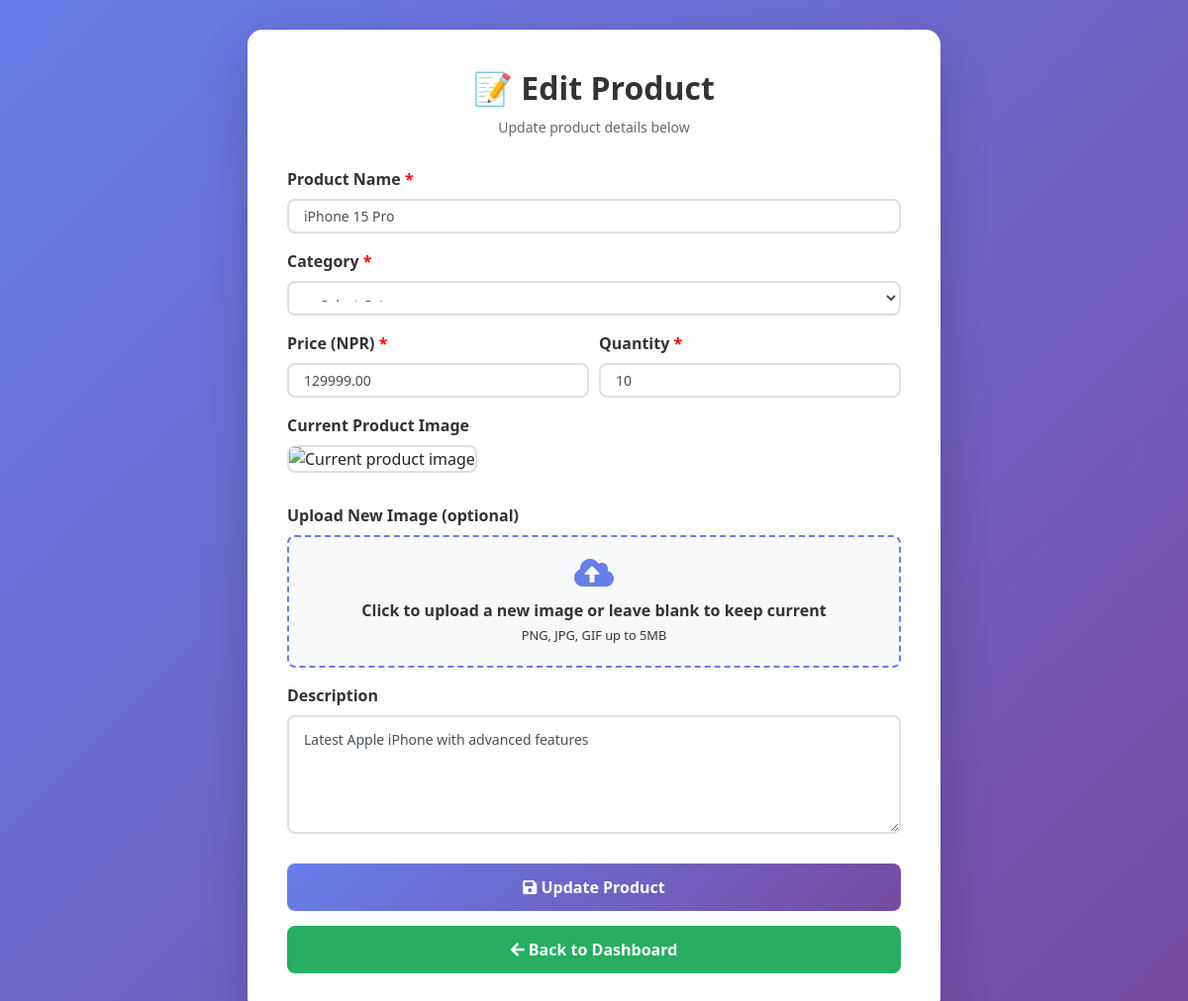
The app's page /edit_product.php?id=1 (signed in) with its own data.
### tables this page shows
CREATE TABLE product (
    id INT PRIMARY KEY AUTO_INCREMENT,
    name VARCHAR(100) NOT NULL,
    category VARCHAR(50),
    price DECIMAL(10, 2) NOT NULL,
    quantity INT DEFAULT 0,
    description TEXT,
    image VARCHAR(255),
    created_at TIMESTAMP DEFAULT CURRENT_TIMESTAMP,
    updated_at TIMESTAMP DEFAULT CURRENT_TIMESTAMP ON UPDATE CURRENT_TIMESTAMP
);

### edit_product.php (the view, shortened to what this page needs)
<?php
require_once "config.php";
$product_id = isset($_GET['id']) ? intval($_GET['id']) : 0;
$sql = "SELECT * FROM product WHERE id = ?";
$stmt = mysqli_prepare($conn, $sql);
mysqli_stmt_bind_param($stmt, "i", $product_id);
mysqli_stmt_execute($stmt);
$result = mysqli_stmt_get_result($stmt);
$product = mysqli_fetch_assoc($result);
?>
<!DOCTYPE html>
<html lang="en">
<head>
    <link rel="stylesheet" href="https://stackpath.bootstrapcdn.com/bootstrap/4.5.2/css/bootstrap.min.css">
    <link rel="stylesheet" href="https://cdnjs.cloudflare.com/ajax/libs/font-awesome/5.15.4/css/all.min.css">
</head>
<body>
    <div class="form-container">
        <div class="form-header">
            <h2>📝 Edit Product</h2>
            <p>Update product details below</p>
        </div>
        <form action="" method="post" enctype="multipart/form-data">
            <div class="form-group">
                <label for="name">Product Name <span style="color: red;">*</span></label>
                <input type="text" class="form-control" name="name" id="name"
                       value="<?php echo htmlspecialchars($product['name']); ?>" required>
            </div>
            <div class="form-group">
                <label for="category">Category <span style="color: red;">*</span></label>
                <select class="form-control" name="category" id="category" required>
                    <option value="">-- Select Category --</option>
                </select>
            </div>
            <div class="form-row">
                <div class="form-group col-md-6">
                    <label for="price">Price (NPR) <span style="color: red;">*</span></label>
                    <input type="number" class="form-control" name="price" id="price"
                           step="0.01" value="<?php echo $product['price']; ?>" required>
                </div>
                <div class="form-group col-md-6">
                    <label for="quantity">Quantity <span style="color: red;">*</span></label>
                    <input type="number" class="form-control" name="quantity" id="quantity"
                           value="<?php echo $product['quantity']; ?>" required>
                </div>
            </div>
            <div class="form-group">
                <label>Current Product Image</label>
                <div>
                    <img src="uploads/<?php echo htmlspecialchars($product['image']); ?>"
                         alt="Current product image" class="current-image">
                </div>
            </div>
            <div class="form-group">
                <label>Upload New Image (optional)</label>
                <div class="file-input-wrapper">
                    <label class="file-input-label" for="image">
                        <i class="fas fa-cloud-upload-alt"></i><br>
                        Click to upload a new image or leave blank to keep current<br>
                        <small>PNG, JPG, GIF up to 5MB</small>
                    </label>
                </div>
            </div>
            <div class="form-group">
                <label for="description">Description</label>
                <textarea class="form-control" name="description" id="description"><?php echo htmlspecialchars($product['description']); ?></textarea>
            </div>
            <div class="button-group">
                <button type="submit" class="btn-submit">
                    <i class="fas fa-save"></i> Update Product
                </button>
            </div>
            <a href="user_dashboard.php" class="back-btn">
                <i class="fas fa-arrow-left"></i> Back to Dashboard
            </a>
        </form>
    </div>
</body>
</html>

### edit_product.php (style rules this page uses)
* { margin: 0; padding: 0; box-sizing: border-box; }
body { background: linear-gradient(135deg, #667eea 0%, #764ba2 100%); min-height: 100vh; font-family: 'Segoe UI', Tahoma, Geneva, Verdana, sans-serif; padding: 30px 20px; }
.form-container { max-width: 700px; margin: 0 auto; background: white; padding: 40px; border-radius: 15px; box-shadow: 0 20px 50px rgba(0,0,0,0.2); animation: slideIn 0.5s ease; }
.form-header { text-align: center; margin-bottom: 30px; }
.form-header h2 { color: #333; font-weight: 700; margin-bottom: 10px; }
.form-header p { color: #666; font-size: 14px; }
.form-group label { color: #333; font-weight: 600; margin-bottom: 8px; display: block; }
.form-control { border: 2px solid #e0e0e0; border-radius: 8px; padding: 12px 15px; font-size: 14px; transition: all 0.3s; }
textarea.form-control { resize: vertical; min-height: 120px; }
.current-image { max-width: 200px; max-height: 200px; object-fit: cover; border-radius: 8px; border: 2px solid #e0e0e0; margin-bottom: 15px; }
.file-input-wrapper { position: relative; }
.file-input-label { display: block; padding: 20px; border: 2px dashed #667eea; border-radius: 8px; text-align: center; cursor: pointer; transition: all 0.3s; background: #f8f9fa; }
.file-input-label i { font-size: 32px; color: #667eea; margin-bottom: 10px; }
.button-group { display: flex; gap: 15px; margin-top: 30px; }
.btn-submit { flex: 1; background: linear-gradient(135deg, #667eea 0%, #764ba2 100%); color: white; padding: 12px; border: none; border-radius: 8px; font-weight: 600; cursor: pointer; transition: all 0.3s; }
.back-btn { display: block; text-align: center; background: #27ae60; color: white; padding: 12px; border-radius: 8px; text-decoration: none; margin-top: 15px; transition: all 0.3s; font-weight: 600; }

### records on screen
product: name "iPhone 15 Pro", price "129999.00", quantity "10", description "Latest Apple iPhone with advanced features"
